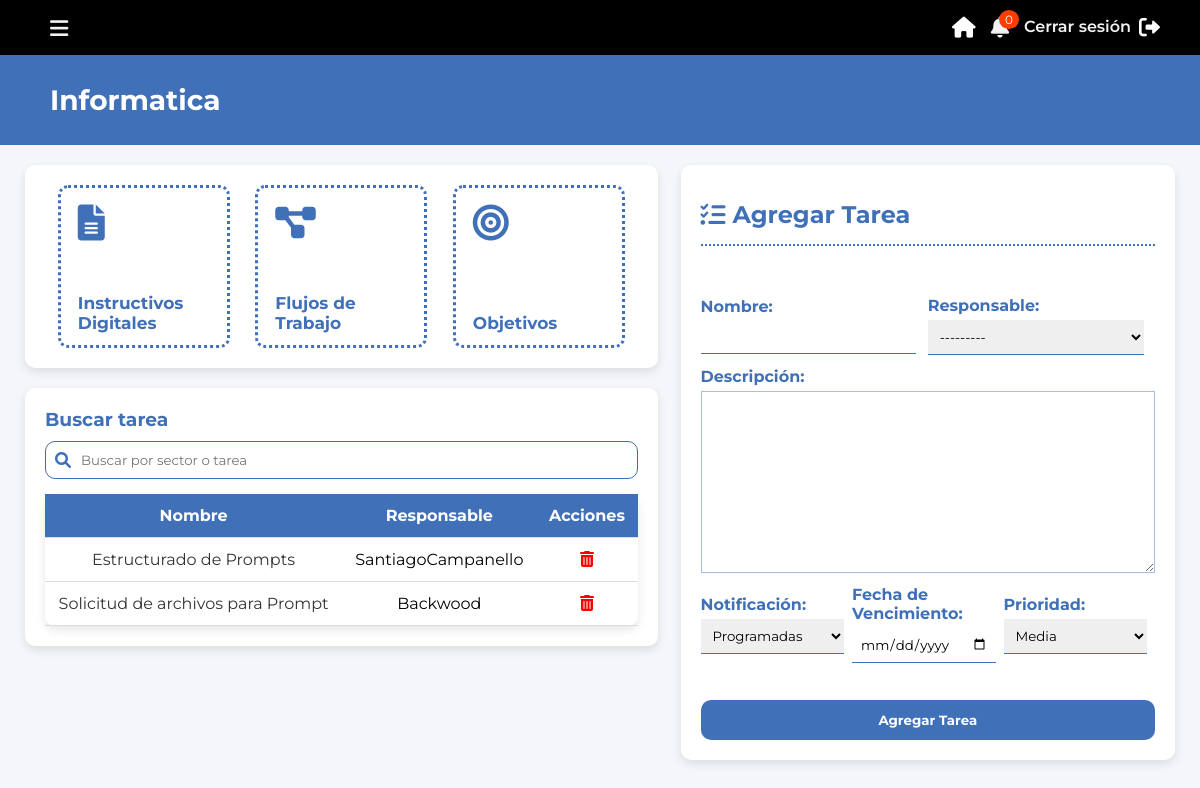
/sectores/1/tareas/ (signed in), run on the app's committed database.
### core/models.py (models this page shows, shortened)
class Sector(models.Model):
    nombre = models.CharField(max_length=100)
    descripcion = models.TextField(blank=True)

class Tarea(models.Model):
    ESTADO_CHOICES = [
        ('Pendiente', 'Pendiente'),
        ('En Curso', 'En Curso'),
        ('Finalizada', 'Finalizada'),
    ]
    NOTIFICACION_CHOICES = [
        ('Programadas', 'Programadas'),
        ('Automaticas', 'Automaticas'),
    ]
    PRIORIDAD_CHOICES = [
        ('Alta', 'Alta'),
        ('Media', 'Media'),
        ('Baja', 'Baja'),
    ]
    nombre = models.CharField(max_length=100)
    descripcion = models.TextField(blank=True, null=True)
    estado = models.CharField(max_length=20, choices=ESTADO_CHOICES, default="Pendiente")
    fecha_creacion = models.DateTimeField(default=now)
    fecha_vencimiento = models.DateField(blank=True, null=True)
    sector = models.ForeignKey(Sector, related_name='tareas', on_delete=models.CASCADE)
    notificacion = models.CharField(max_length=20, choices=NOTIFICACION_CHOICES, default='Programadas')
    prioridad = models.CharField(max_length=10, choices=PRIORIDAD_CHOICES, default="Media")
    responsable = models.ForeignKey(CustomUser, related_name='tareas_asignadas', on_delete=models.SET_NULL, null=True, blank=True)
    tiempo_dedicado = models.DecimalField(max_digits=5, decimal_places=2, default=0.00)

class CustomUser(AbstractUser):
    sectores = models.ManyToManyField(Sector, related_name='usuarios', blank=True)
    profile_picture = models.ImageField(upload_to='profile_pictures/', blank=True, null=True)
    groups = models.ManyToManyField(
        'auth.Group',
        related_name='customuser_set',
        blank=True,
        help_text=('The groups this user belongs to. A user will get all permissions '
                   'granted to each of their groups.'),
        verbose_name=('groups'),
    )
    user_permissions = models.ManyToManyField(
        'auth.Permission',
        related_name='customuser_set',
        blank=True,
        help_text=('Specific permissions for this user.'),
        verbose_name=('user permissions'),
    )

### core/views.py (the view)
# urls.py: path('sectores/<int:sector_id>/tareas/', views.gestion_tareas, name='gestion_tareas'),
@loading_view
@login_required
def gestion_tareas(request, sector_id):
    sector = get_object_or_404(Sector, id=sector_id)
    if sector not in request.user.sectores.all():
        return HttpResponseForbidden("No tienes permiso para acceder a las tareas de este sector.")
    tareas = sector.tareas.all().order_by('estado', 'fecha_vencimiento')
    if request.method == 'POST':
        form = TareaForm(request.POST)
        if form.is_valid():
            tarea = form.save(commit=False)
            tarea.sector = sector  # Asignar el sector a la tarea
            tarea.estado = 'Pendiente'  # Estado por defecto
            tarea.save()
            messages.success(request, "Tarea agregada exitosamente.")
            return redirect('gestion_tareas', sector_id=sector_id)
    else:
        form = TareaForm()
    return render(request, 'gestion_tareas.html', {
        'sector': sector,
        'tareas': tareas,
        'form': form
    })

### core/forms.py
class TareaForm(forms.ModelForm):
    class Meta:
        model = Tarea
        fields = ['nombre', 'descripcion', 'fecha_vencimiento', 'notificacion', 'prioridad', 'responsable']
        widgets = {
            'nombre': forms.TextInput(attrs={'class': 'form-control'}),
            'descripcion': forms.Textarea(attrs={'class': 'form-control'}),
            'fecha_vencimiento': forms.DateInput(attrs={'class': 'form-control', 'type': 'date'}),
            'notificacion': forms.Select(attrs={'class': 'form-control'}),
            'prioridad': forms.Select(attrs={'class': 'form-control'}),
            'responsable': forms.Select(attrs={'class': 'form-control'}),
        }

### core/context_processors.py (called while the page is built)
def notificaciones_context(request):
    if request.user.is_authenticated:
        notificaciones_no_leidas = Notificacion.objects.filter(
            tarea__sector__in=request.user.sectores.all(),
            leida=False
        )
        return {
            'notificaciones_no_leidas': notificaciones_no_leidas,
            'cantidad_no_leidas': notificaciones_no_leidas.count(),
        }
    return {}

### core/views.py (called while the page is built)
def loading_view(view_func):
    @wraps(view_func)
    def wrapper(request, *args, **kwargs):
        if request.GET.get('loading') == 'true':
            return render(request, 'loading.html')
        return view_func(request, *args, **kwargs)
    return wrapper

### templates/gestion_tareas.html (shortened to what this page needs)
{% load static %}
<!DOCTYPE html>
<html lang="es">
<head>
    <link rel="stylesheet" href="{% static 'css/tareas.css' %}">
</head>
<body>
    {% include 'loading.html' %}
    {% include "header.html" %}
    <div class="section-title">
        <div class="section-design">
            <h2>{{sector.nombre}}</h2>
        </div>
    </div>
    <div class="main-container">
        <div class="process-container">
            <div class="create-process">
                <button class="btn-procesos-digitales" onclick="window.location.href='/sectores/{{ sector.id }}/procesos/'">
                    <i class="fas fa-file-alt"></i><label>Instructivos Digitales</label>
                </button>
                <button class="btn-procesos-digitales" onclick="window.location.href='/flujos_trabajo/proceso/'">
                    <i class="fa-solid fa-diagram-project"></i><label>Flujos de Trabajo</label>
                </button>
                <button class="btn-procesos-digitales" onclick="window.location.href='/sectores/{{ sector.id }}/procesos/'">
                    <i class="fa-solid fa-bullseye"></i><label>Objetivos</label>
                </button>
            </div>
            <div class="search-container">
                <h3>Buscar tarea</h3>
                <div class="input-icon">
                    <i class="fas fa-search"></i>
                    <input type="text" placeholder="Buscar por sector o tarea" class="input-search">
                </div>
                <div class="tasks-table">
                    <table>
                        <thead>
                            <tr>
                                <th>Nombre</th>
                                <th>Responsable</th>
                                <th>Acciones</th>
                            </tr>
                        </thead>
                        <tbody class="tabla-task" id="tasks-list">
                            {% for tarea in tareas %}
                                <tr>
                                    <td><a href="{% url 'editar_tarea' tarea.id %}" class="task-link">{{ tarea.nombre }}</a></td>
                                    <td>{{ tarea.responsable }}</td>
                                    <td>
                                        <a href="{% url 'borrar_tarea' tarea.id %}" class="delete-task">
                                            <i class="fas fa-trash-alt"></i>
                                        </a>
                                    </td>
                                </tr>
                            {% empty %}
                                <tr>
                                    <td colspan="3">No hay tareas para este sector aún.</td>
                                </tr>
                            {% endfor %}
                        </tbody>
                    </table>
                </div>
            </div>
        </div>
        <div class="form-position">
            <div class="form-design">
                <div class="form-title">
                    <i class="fas fa-tasks"></i><h2>Agregar Tarea</h2>
                </div>
                <form method="post">
                    <div class="input-position-s">
                        <div class="input-style">
                            <strong>Nombre:</strong>
                            {{ form.nombre }}
                        </div>
                        <div class="input-style">
                            <strong>Responsable:</strong>
                            {{ form.responsable }}
                        </div>
                    </div>
                    <div class="input-style descr">
                        <strong>Descripción:</strong>
                        {{ form.descripcion }}
                    </div>
                    <div class="input-position-s">
                        <div class="input-style">
                            <strong>Notificación:</strong>
                            {{ form.notificacion }}
                        </div>
                        <div class="input-style">
                            <strong>Fecha de Vencimiento:</strong>
                            {{ form.fecha_vencimiento }}
                        </div>
                        <div class="input-style">
                            <strong>Prioridad:</strong>
                            {{ form.prioridad }}
                        </div>
                    </div>
                    <button type="submit" class="btn">Agregar Tarea</button>
                </form>
            </div>
        </div>
    </div>
</body>
</html>

### static/CSS/tareas.css (style rules this page uses)
:root { --primary-color: #4070B7; --primary-hover: #305a8c; --secondary-color: #8FFFFF; --background-light: #f4f6f9; --text-color: #333; --border-radius: 10px; --box-shadow: 0 4px 10px rgba(0, 0, 0, 0.1); --transition: 0.3s ease-in-out; --task-background: #ffffff; }
* { scrollbar-width: thin; scrollbar-color: #4070B7 #f4f6f9; margin: 0; padding: 0; box-sizing: border-box; font-family: 'Inter', sans-serif; }
body { background-color: var(--background-light); }
.section-title { width: 100%; height: 90px; display: flex; justify-content: center; align-items: center; color: #ffffff; background: #4070B7; }
.section-design { width: 100%; height: 70px; display: flex; align-items: center; justify-content: start; padding-left: 50px; }
.section-design >h2 { font-size: 28px; }
.main-container { display: flex; justify-content: space-between; gap: 20px; margin-top: 20px; padding: 0 25px; }
.form-position { width: 43%; background: var(--task-background); padding: 20px; border-radius: var(--border-radius); box-shadow: var(--box-shadow); display: flex; flex-direction: column; }
.form-title { display: flex; justify-content: start; align-content: center; margin-bottom: 50px; padding: 15px 0; border-bottom: 2.8px dotted var(--primary-color); }
.form-title i { color: var(--primary-color); font-size: 25px; font-weight: 700; margin-right: 7px; display: flex; align-items: center; }
.form-title h2 { color: var(--primary-color); text-align: center; }
.input-position-s { width: 100%; display: flex; justify-content: space-around; align-items: center; }
.input-style { display: flex; flex-direction: column; margin-bottom: 12px; width: 100%; }
.descr { margin-bottom: 12px; }
.input-style strong { color: var(--primary-color); margin-bottom: 5px; }
.input-style input, .input-style select { padding: 8px; border: none; border-bottom: 1px solid var(--primary-color); transition: all 0.3s ease; width: 95%; }
.input-style textarea { padding: 10px; border: .3px solid #4070b772; transition: all 0.3s ease; }
.btn { background: var(--primary-color); color: white; width: 100%; padding: 12px; border: none; border-radius: var(--border-radius); cursor: pointer; transition: var(--transition); font-weight: bold; margin-top: 25px; }
.process-container { width: 55%; display: flex; flex-direction: column; gap: 20px; }
.create-process, .search-container { background: var(--task-background); padding: 20px; border-radius: var(--border-radius); box-shadow: var(--box-shadow); }
.create-process { display: flex; justify-content: space-around; }
.search-container h3 { color: var(--primary-color); margin-bottom: 10px; }
.input-icon { position: relative; }
.input-icon i { position: absolute; top: 50%; left: 10px; transform: translateY(-50%); color: var(--primary-color); }
.input-search { width: 100%; padding: 10px 10px 10px 35px; border-radius: var(--border-radius); border: 1px solid var(--primary-color); transition: var(--transition); }
.tasks-table { margin-top: 15px; }
.tasks-table table { width: 100%; border-collapse: collapse; background: var(--task-background); box-shadow: var(--box-shadow); border-radius: var(--border-radius); }
.tasks-table th, .tasks-table td { padding: 12px; text-align: center; border-bottom: 1px solid #ddd; }
.tasks-table th { background: var(--primary-color); color: white; }
.task-link { color: var(--text-color); text-decoration: none; transition: var(--transition); }
.delete-task i { color: red; transition: var(--transition); }
.btn-procesos-digitales { background: var(--task-background); color: var(--primary-color); padding: 12px; border-radius: var(--border-radius); cursor: pointer; text-align: center; border: 3px dotted var(--primary-color); font-weight: bold; transition: var(--transition); width: 29%; height: 163px; display: flex; flex-direction: column; justify-content: space-between; }
.btn-procesos-digitales > i { font-size: 36px; margin: 5px 0 0 5px; width: 100%; text-align: start; }
.btn-procesos-digitales > label { font-size: 17px; margin-left: 5px; width: 100%; text-align: start; }

### static/CSS/loading.css (style rules this page uses)
:root { --primary-color: #4070B7; --secondary-color: #ffffff; --background-overlay: rgba(255, 255, 255, 0.966); --loading-bar-height: 8px; --loading-bar-radius: 10px; --font-family: 'Arial', sans-serif; }
* { margin: 0; padding: 0; box-sizing: border-box; }

### static/CSS/header.css (style rules this page uses)
* { box-sizing: border-box; margin: 0; padding: 0; font-family: "Montserrat", sans-serif; }

### data on the page
Sector: nombre "Informatica"
Tarea: nombre "Estructurado de Prompts", responsable "SantiagoCampanello"
Tarea: nombre "Solicitud de archivos para Prompt", responsable "Backwood"

### other printed values
{{ cantidad_no_leidas }} "0"
